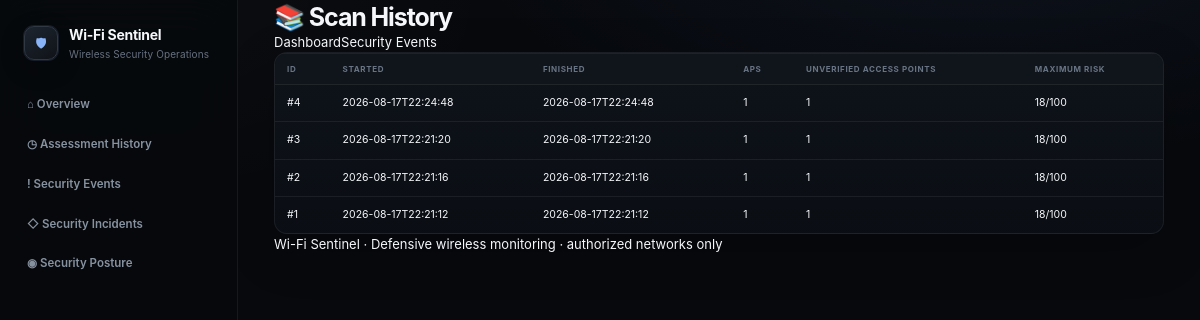
The app's page /history with its own data.
### tables this page shows
CREATE TABLE scans(
      id INTEGER PRIMARY KEY AUTOINCREMENT,
      started_at TEXT NOT NULL,
      finished_at TEXT NOT NULL,
      ap_count INTEGER NOT NULL,
      flagged_count INTEGER NOT NULL,
      max_risk INTEGER NOT NULL
    );

### app.py (the view)
@app.get("/history")
def history():
    c=db(); scans=[dict(x) for x in c.execute("SELECT * FROM scans ORDER BY id DESC")]; c.close()
    return render_template("history.html", scans=scans)

### app.py (called while the page is built)
def logged_in():
    return bool(session.get("user"))

def role():
    return session.get("role", "viewer")

@app.context_processor
def auth_context():
    return {"logged": logged_in(), "user_role": role(), "current_user": session.get("user")}

def db():
    c = sqlite3.connect(DB, timeout=10)
    c.row_factory = sqlite3.Row
    c.execute("PRAGMA busy_timeout=10000")
    c.execute("PRAGMA journal_mode=WAL")
    return c

### templates/history.html
<!doctype html><html><head><title>Scan History</title><link rel="stylesheet" href="/static/style.css"></head><body><div class="shell"><aside class="sidebar"><div class="brand"><div class="brand-icon">🛡</div><div><strong>Wi-Fi Sentinel</strong><span>Wireless Security Operations</span></div></div><nav class="side-nav"><a href="/">⌂ Overview</a><a href="/history">◷ Assessment History</a><a href="/alerts">! Security Events</a><a href="/incidents">◇ Security Incidents</a><a href="/posture">◉ Security Posture</a></nav></aside><main class="main"><div class="app-shell"><header><h1>📚 Scan History</h1><nav><a href="/">Dashboard</a><a href="/alerts">Security Events</a></nav></header><main><section class="panel"><div class="table-wrap"><table><tr><th>ID</th><th>Started</th><th>Finished</th><th>APs</th><th>Unverified Access Points</th><th>Maximum Risk</th></tr>{% for s in scans %}<tr><td>#{{s.id}}</td><td>{{s.started_at}}</td><td>{{s.finished_at}}</td><td>{{s.ap_count}}</td><td>{{s.flagged_count}}</td><td>{{s.max_risk}}/100</td></tr>{% endfor %}</table></div></section></main><div class="footer">Wi-Fi Sentinel · Defensive wireless monitoring · authorized networks only</div></div></main></div><a href="/soc" style="display:none">SOC</a></body></html>

### static/style.css (style rules this page uses)
:root { --bg:#080a0d;--panel:#101318;--panel2:#14181e;--panel3:#191e25;--line:#252b33; --text:#f3f5f7;--muted:#9ba3ad;--muted2:#68717c;--blue:#8ab4f8;--green:#81c995; --amber:#fdd663;--red:#f28b82;--shadow:0 18px 45px rgba(0,0,0,.28); --font:Inter,ui-sans-serif,system-ui,-apple-system,BlinkMacSystemFont,"Segoe UI",Roboto,Arial,sans-serif; }
* { box-sizing:border-box }
html { background:var(--bg);color-scheme:dark }
body { margin:0;background: radial-gradient(800px 360px at 82% -8%,rgba(138,180,248,.09),transparent 62%),var(--bg); color:var(--text);font-family:var(--font);font-size:13px;line-height:1.55 }
a { color:inherit;text-decoration:none }
.shell { display:grid;grid-template-columns:238px minmax(0,1fr);min-height:100vh }
.sidebar { position:sticky;top:0;height:100vh;padding:24px 16px 18px;border-right:1px solid var(--line);background:rgba(10,12,15,.84);backdrop-filter:blur(18px);display:flex;flex-direction:column }
.brand { display:flex;align-items:center;gap:11px;padding:0 8px 28px }
.brand strong { display:block;font-size:14px;letter-spacing:-.02em }
.brand span { display:block;color:var(--muted2);font-size:10px;margin-top:1px }
.brand-icon { width:34px;height:34px;border-radius:10px;background:linear-gradient(145deg,#1d2530,#101318);border:1px solid #303844;display:grid;place-items:center;color:var(--blue) }
.side-nav { display:grid;gap:2px }
.side-nav a { display:flex;align-items:center;gap:10px;padding:9px 10px;border-radius:9px;color:var(--muted);font-size:11.5px;font-weight:600 }
.main { min-width:0;padding:0 36px 34px }
h1 { margin:4px 0 0;font-size:25px;letter-spacing:-.045em;line-height:1.1 }
.panel { border:1px solid var(--line);border-radius:16px;background:linear-gradient(180deg,#11151a,#0f1216);box-shadow:var(--shadow);overflow:hidden }
.table-wrap { overflow:auto;border-top:1px solid var(--line) }
table { width:100%;border-collapse:collapse;font-size:10.5px }
th { padding:9px 12px;text-align:left;background:#11151a;color:var(--muted2);font-size:8.5px;text-transform:uppercase;letter-spacing:.07em;border-bottom:1px solid var(--line);white-space:nowrap }
td { padding:10px 12px;border-bottom:1px solid #1d2229;vertical-align:middle }
tr:last-child td { border-bottom:0 }
:root { --bg:#07090d; --bg2:#0a0d12; --panel:#0d1117; --panel2:#11161e; --panel3:#151b24; --line:rgba(255,255,255,.065); --line2:rgba(255,255,255,.105); --text:#f5f7fa; --text2:#d0d7e1; --muted:#8994a4; --muted2:#5f6978; --blue:#8ab4f8; --blue2:#5f8fe8; --green:#67d79a; --amber:#e8c66d; --red:#ff7785; --shadow:0 16px 50px rgba(0,0,0,.24); --r:13px; --font:Inter,ui-sans-serif,system-ui,-apple-system,BlinkMacSystemFont,"Segoe UI",sans-serif; }
html { background:var(--bg); color-scheme:dark; scrollbar-color:#2b313b transparent; }
body { margin:0; background: radial-gradient(850px 420px at 82% -12%,rgba(94,137,225,.075),transparent 63%), radial-gradient(600px 320px at 10% 0%,rgba(255,255,255,.018),transparent 65%), var(--bg)!important; color:var(--text)!important; font-family:var(--font)!important; -webkit-font-smoothing:antialiased; text-rendering:optimizeLegibility; }
.shell { min-height:100vh; background:transparent; }
.sidebar { background:rgba(7,9,13,.91)!important; border-right:1px solid var(--line)!important; backdrop-filter:blur(22px); }
.brand { padding-bottom:24px!important; }
.brand-icon { box-shadow:0 0 0 1px rgba(138,180,248,.13),0 8px 25px rgba(0,0,0,.22); }
.brand strong { letter-spacing:-.02em; }
.brand span { color:#667181!important; letter-spacing:.01em; }
.side-nav a { position:relative; color:#8792a1!important; border:1px solid transparent; transition:background .16s ease,color .16s ease,border-color .16s ease; }
.main { background:transparent!important; }
.panel { background:linear-gradient(180deg,rgba(15,20,27,.95),rgba(11,15,21,.95))!important; border:1px solid var(--line)!important; border-radius:13px!important; box-shadow:var(--shadow)!important; }
.table-wrap { border-top:1px solid var(--line)!important; }
th { background:#10151b!important; color:#697585!important; font-size:8px!important; letter-spacing:.08em!important; }
td { border-bottom-color:var(--line)!important; }

### records on screen
scans: id "4", started_at "2026-08-17T22:24:48", finished_at "2026-08-17T22:24:48", ap_count "1", flagged_count "1", max_risk "18"
scans: id "3", started_at "2026-08-17T22:21:20", finished_at "2026-08-17T22:21:20", ap_count "1", flagged_count "1", max_risk "18"
scans: id "2", started_at "2026-08-17T22:21:16", finished_at "2026-08-17T22:21:16", ap_count "1", flagged_count "1", max_risk "18"
scans: id "1", started_at "2026-08-17T22:21:12", finished_at "2026-08-17T22:21:12", ap_count "1", flagged_count "1", max_risk "18"
